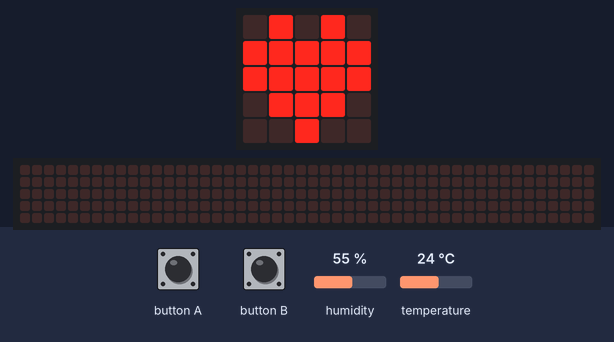
A program run on a simulated BBC micro:bit (MakeCode). Shown: the board's 5×5 LED display, a strip that is not on the board, showing the scrolling text unrolled. The inputs (shaded band) are chosen by the test bench; at power-on: humidity 55 %, temperature 24 °C. The 48×5 strip is a reading aid, not a part: it shows the text the display is scrolling, unrolled, one strip-width of it at a time.

Above: at 1.2 s.
1.3 s: button A pressed for 0.15 s
At 1.92 s:
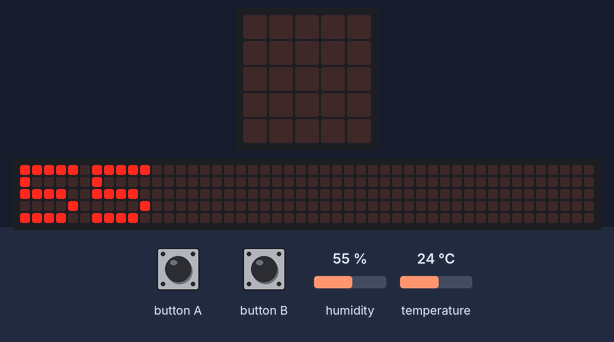
2.0 s: button B pressed for 0.15 s
At 5.0 s:
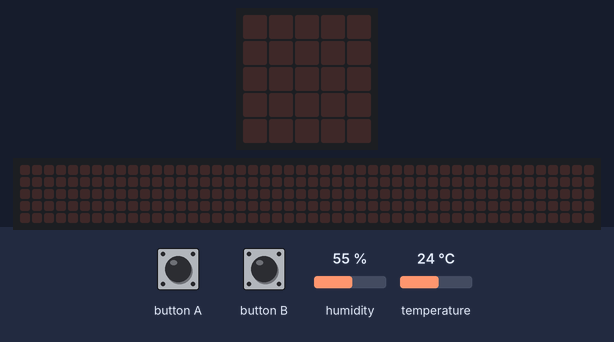
At 7.69 s:
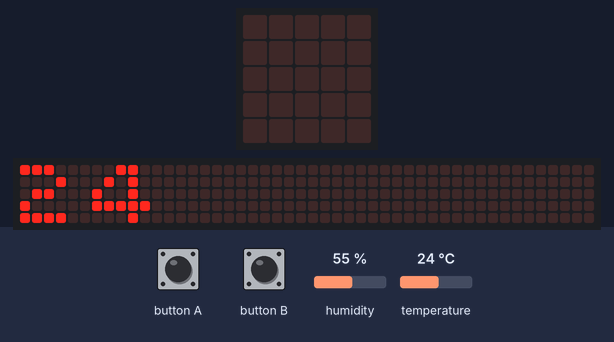
Timing chart, 0 to 9.2 s (numbered marks = the images above; inputs shaded):
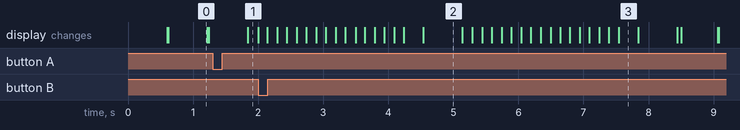

The program:

main.ts
```typescript
input.onButtonPressed(Button.A, function () {
    basic.showNumber(Environment.octopus_BME280(Environment.BME280_state.BME280_humidity))
    basic.clearScreen()
})
input.onButtonPressed(Button.B, function () {
    basic.showNumber(Environment.octopus_BME280(Environment.BME280_state.BME280_temperature_C))
    basic.clearScreen()
})
for (let index = 0; index < 4; index++) {

}
basic.forever(function () {
    basic.showIcon(IconNames.Heart)
    basic.clearScreen()
})
```

test.ts
```typescript
// i test vanno qui; questi non saranno compilati quando questo pacchetto viene usato come estensione.
```

Measured:
- after the input at 1.3 s, the display: changes after 0.54 s (image 1)
- what the display in image 0 shows lasts 0.6 s, from 0.6 s to 1.2 s
